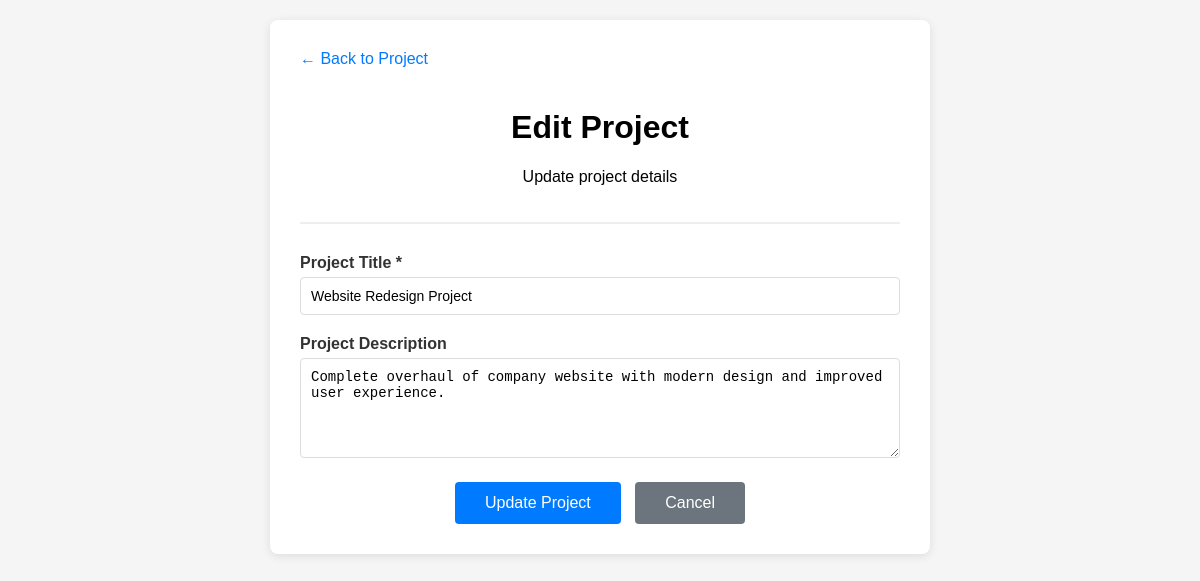
Screenshot of /edit-project.php?id=2 (signed in) with the database file from the repository.
### tables this page shows
CREATE TABLE projects (
    project_id INT AUTO_INCREMENT PRIMARY KEY,
    title VARCHAR(100) NOT NULL,
    description TEXT,
    is_archived BOOLEAN DEFAULT FALSE,
    created_date TIMESTAMP DEFAULT CURRENT_TIMESTAMP,
    updated_at TIMESTAMP DEFAULT CURRENT_TIMESTAMP ON UPDATE CURRENT_TIMESTAMP
);

### edit-project.php (the view, shortened to what this page needs)
<?php
$host = 'localhost';
$dbname = 'ttpm_system';
$username = 'root';
$password = '';
$mysqli = new mysqli($host, $username, $password, $dbname);
$project_id = (int)($_GET['id'] ?? 0);
$stmt = $mysqli->prepare("SELECT * FROM projects WHERE project_id = ?");
$stmt->bind_param("i", $project_id);
$stmt->execute();
$result = $stmt->get_result();
$project = $result->fetch_assoc();
?>
<!DOCTYPE html>
<html lang="en">
<head>
    <link rel="stylesheet" href="assets/css/project.css">
</head>
<body>
    <div class="container small">
        <a href="project.php?id=<?php echo $project_id; ?>" class="back-link">← Back to Project</a>
        <div class="header center">
            <h1>Edit Project</h1>
            <p>Update project details</p>
        </div>
        <form method="POST" action="">
            <div class="form-group">
                <label for="title">Project Title *</label>
                <input type="text" id="title" name="title" required maxlength="255"
                       value="<?php echo htmlspecialchars($project['title']); ?>"
                       placeholder="Enter project title">
            </div>
            <div class="form-group">
                <label for="description">Project Description</label>
                <textarea id="description" name="description" maxlength="1000"
                          placeholder="Describe your project"><?php echo htmlspecialchars($project['description'] ?? ''); ?></textarea>
            </div>
            <div class="text-center mt-2">
                <button type="submit" class="btn btn-primary large">Update Project</button>
                <a href="project.php?id=<?php echo $project_id; ?>" class="btn btn-secondary large">Cancel</a>
            </div>
        </form>
    </div>
</body>
</html>

### assets/css/project.css (style rules this page uses)
body { font-family: Arial, sans-serif; margin: 0; padding: 20px; background-color: #f5f5f5; }
.container { max-width: 1000px; margin: 0 auto; background: white; padding: 30px; border-radius: 8px; box-shadow: 0 2px 10px rgba(0,0,0,0.1); }
.container.small { max-width: 600px; }
.header { display: flex; justify-content: space-between; align-items: center; margin-bottom: 30px; padding-bottom: 20px; border-bottom: 2px solid #eee; }
.header.center { text-align: center; display: block; }
.btn { padding: 8px 16px; border: none; border-radius: 4px; cursor: pointer; text-decoration: none; font-size: 14px; display: inline-block; text-align: center; }
.btn.large { padding: 12px 30px; font-size: 16px; }
.btn-primary { background: #007bff; color: white; }
.btn-secondary { background: #6c757d; color: white; margin-left: 10px; }
.form-group { margin-bottom: 20px; }
.form-group label { display: block; margin-bottom: 5px; font-weight: bold; color: #333; }
.form-group input, .form-group textarea { width: 100%; padding: 10px; border: 1px solid #ddd; border-radius: 4px; font-size: 14px; box-sizing: border-box; }
.form-group textarea { height: 100px; resize: vertical; }
.back-link { color: #007bff; text-decoration: none; margin-bottom: 20px; display: inline-block; }
.text-center { text-align: center; }
.mt-2 { margin-top: 20px; }

### rows the page displays
projects: title "Website Redesign Project", description "Complete overhaul of company website with modern design and improved user experience."
